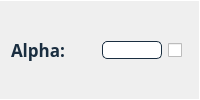
                                <widget class="QFrame" name="frame_alpha_lda">
                                 <property name="styleSheet">
                                  <string notr="true">border-bottom: 0.5px solid #FFFFFF;
border-right: 0.5px solid #FFFFFF;
border-top: 1px solid #FFFFFF;
</string>
                                 </property>
                                 <property name="frameShape">
                                  <enum>QFrame::NoFrame</enum>
                                 </property>
                                 <property name="frameShadow">
                                  <enum>QFrame::Plain</enum>
                                 </property>
                                 <layout class="QHBoxLayout" name="horizontalLayout_34">
                                  <item>
                                   <widget class="QLabel" name="label_alpha_lda">
                                    <property name="sizePolicy">
                                     <sizepolicy hsizetype="Minimum" vsizetype="Preferred">
                                      <horstretch>0</horstretch>
                                      <verstretch>0</verstretch>
                                     </sizepolicy>
                                    </property>
                                    <property name="maximumSize">
                                     <size>
                                      <width>16777215</width>
                                      <height>16777215</height>
                                     </size>
                                    </property>
                                    <property name="font">
                                     <font>
                                      <family>Avenir</family>
                                      <pointsize>13</pointsize>
                                      <weight>75</weight>
                                      <italic>false</italic>
                                      <bold>true</bold>
                                     </font>
                                    </property>
                                    <property name="toolTip">
                                     <string>&lt;html&gt;&lt;head/&gt;&lt;body&gt;&lt;p&gt;&lt;span style=&quot; font-weight:400;&quot;&gt;Prior parameter for the Dirichlet for document generation.&lt;/span&gt;&lt;/p&gt;&lt;/body&gt;&lt;/html&gt;</string>
                                    </property>
                                    <property name="styleSheet">
                                     <string notr="true">font: 87 13pt &quot;Avenir&quot;;
color:#1A2E40;
font-weight: bold;
border:None;</string>
                                    </property>
                                    <property name="text">
                                     <string>Alpha:</string>
                                    </property>
                                   </widget>
                                  </item>
                                  <item>
                                   <widget class="QLineEdit" name="lineEdit_alpha_lda">
                                    <property name="sizePolicy">
                                     <sizepolicy hsizetype="Minimum" vsizetype="Fixed">
                                      <horstretch>0</horstretch>
                                      <verstretch>0</verstretch>
                                     </sizepolicy>
                                    </property>
                                    <property name="minimumSize">
                                     <size>
                                      <width>0</width>
                                      <height>0</height>
                                     </size>
                                    </property>
                                    <property name="maximumSize">
                                     <size>
                                      <width>60</width>
                                      <height>16777215</height>
                                     </size>
                                    </property>
                                    <property name="styleSheet">
                                     <string notr="true">QLineEdit {	
	background-color: #FFFFFF;
	font: 87 italic 12pt &quot;Avenir&quot;;
	border-radius: 5px;
	border: 1px solid #1A2E40;
	color:black;
}</string>
                                    </property>
                                   </widget>
                                  </item>
                                  <item>
                                   <widget class="QCheckBox" name="checkBox_alpha_lda">
                                    <property name="sizePolicy">
                                     <sizepolicy hsizetype="Fixed" vsizetype="Fixed">
                                      <horstretch>0</horstretch>
                                      <verstretch>0</verstretch>
                                     </sizepolicy>
                                    </property>
                                    <property name="styleSheet">
                                     <string notr="true">border:0px;</string>
                                    </property>
                                    <property name="text">
                                     <string/>
                                    </property>
                                   </widget>
                                  </item>
                                 </layout>
                                </widget>
